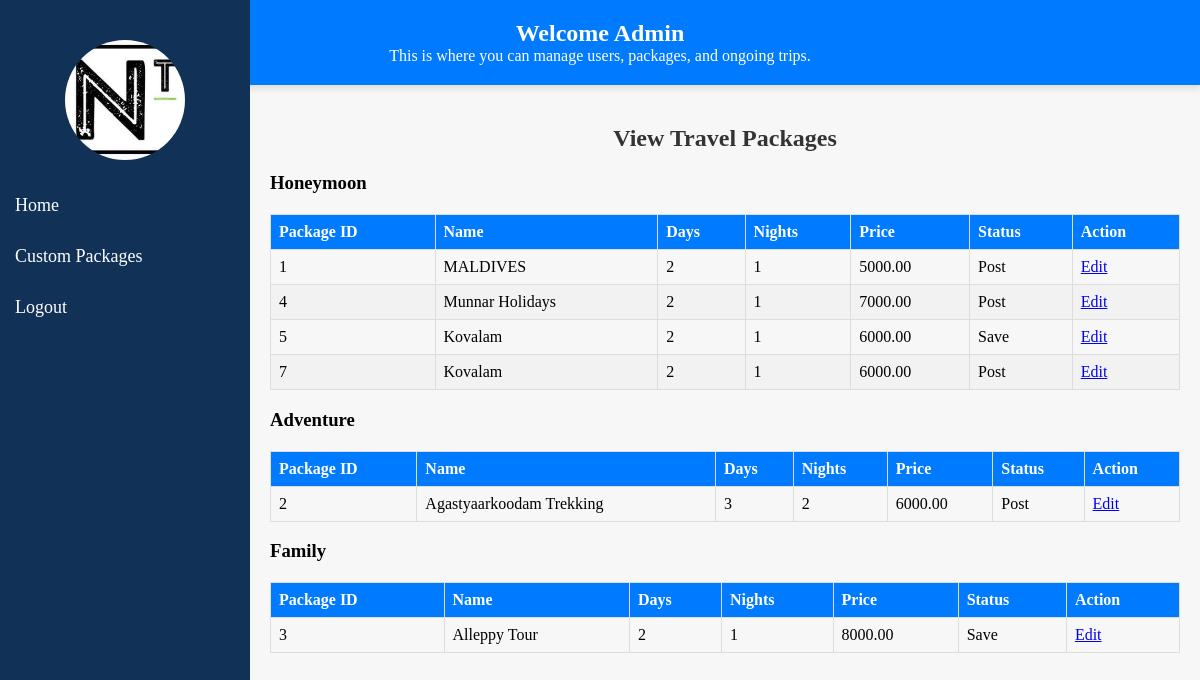
Page /view_custom_package/ on the committed database.
### Niwi_Travels/models.py (models this page shows, shortened)
class CustomPackage(models.Model):
    CATEGORY_CHOICES = [
        ('Honeymoon', 'Honeymoon'),
        ('Adventure', 'Adventure'),
        ('Family', 'Family'),
    ]
    STATUS_CHOICES = [
        ('Post', 'Post'),
        ('Save', 'Save'),
    ]
    category = models.CharField(max_length=20, choices=CATEGORY_CHOICES)
    name = models.CharField(max_length=255)
    description = models.TextField()
    days = models.PositiveIntegerField()
    nights = models.PositiveIntegerField()
    package_image = models.ImageField(upload_to='custom_package_images/', null=True, blank=True)
    price = models.DecimalField(max_digits=10, decimal_places=2,null=True)  # Add this line for the price field
    status = models.CharField(max_length=10, choices=STATUS_CHOICES,)  # Add the new field

### Niwi_Travels/views.py (the view)
# urls.py: path('view_custom_package/', views.view_custom_package, name='view_custom_package'),
def view_custom_package(request):
    categories = CustomPackage.objects.values_list('category', flat=True).distinct()
    categorized_packages = {}
    items_per_page = 10  # You can adjust this as needed
    for category in categories:
        packages = CustomPackage.objects.filter(category=category)
        paginator = Paginator(packages, items_per_page)
        page = request.GET.get('page')
        try:
            paginated_packages = paginator.page(page)
        except PageNotAnInteger:
            paginated_packages = paginator.page(1)
        except EmptyPage:
            paginated_packages = paginator.page(paginator.num_pages)
        categorized_packages[category] = paginated_packages
    context = {
        'categorized_packages': categorized_packages,
    }
    return render(request, 'view_custom_package.html', context)

### templates/view_custom_package.html (shortened to what this page needs)
{% load static %}
<!DOCTYPE html>
<html>
<head>
</head>
<body>
    <div class="sidebar">
        <div class="profile-picture"></div>
        <a href="/admins" id="logout-link">Home</a>
        <a href="/admin_custom_package">Custom Packages</a>
        <a href="/logout" id="logout-link">Logout</a>
    </div>
    <div class="navbar">
        <h1>Welcome Admin</h1>
        <p>This is where you can manage users, packages, and ongoing trips.</p>
    </div>
    <div class="main-content">
        <h2>View Travel Packages</h2>
        {% if categorized_packages %}
            {% for category, packages in categorized_packages.items %}
                <h3>{{ category }}</h3>
                {% if packages %}
                    <table>
                        <thead>
                            <tr>
                                <th>Package ID</th>
                                <th>Name</th>
                                <th>Days</th>
                                <th>Nights</th>
                                <th>Price</th>
                                <th>Status</th>
                                <th>Action</th>
                            </tr>
                        </thead>
                        <tbody>
                            {% for package in packages %}
                                <tr>
                                    <td>{{ package.id }}</td>
                                    <td>{{ package.name }}</td>
                                    <td>{{ package.days }}</td>
                                    <td>{{ package.nights }}</td>
                                    <td>{{ package.price }}</td>
                                    <td>{{ package.status }}</td>
                                    <td>
                                        <a href="{% url 'edit_custom_package' package.id %}">Edit</a>
                                    </td>
                                </tr>
                            {% endfor %}
                        </tbody>
                    </table>
                {% else %}
                    <p>No travel packages available in this category.</p>
                {% endif %}
            {% endfor %}
        {% else %}
            <p>No travel packages available.</p>
        {% endif %}
    </div>
</body>
</html>

### rows in the picture
CustomPackage: id "1", name "MALDIVES", days "2", nights "1", price "5000.00", status "Post"
CustomPackage: id "4", name "Munnar Holidays", days "2", nights "1", price "7000.00", status "Post"
CustomPackage: id "5", name "Kovalam", days "2", nights "1", price "6000.00", status "Save"
CustomPackage: id "7", name "Kovalam", days "2", nights "1", price "6000.00", status "Post"
CustomPackage: id "2", name "Agastyaarkoodam Trekking", days "3", nights "2", price "6000.00", status "Post"
CustomPackage: id "3", name "Alleppy Tour", days "2", nights "1", price "8000.00", status "Save"

### other values in the picture
{{ category }} "Honeymoon" "Adventure" "Family"
